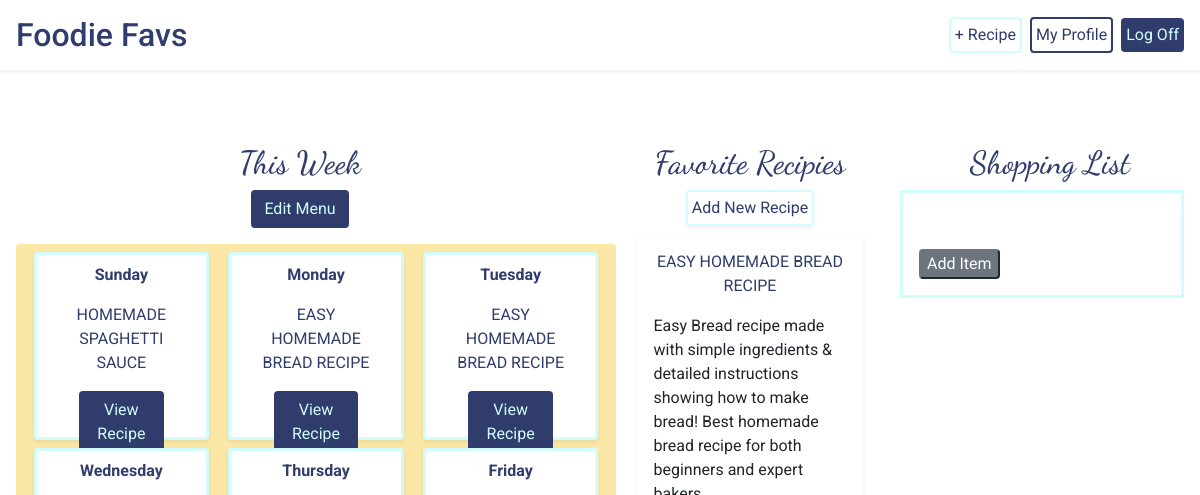
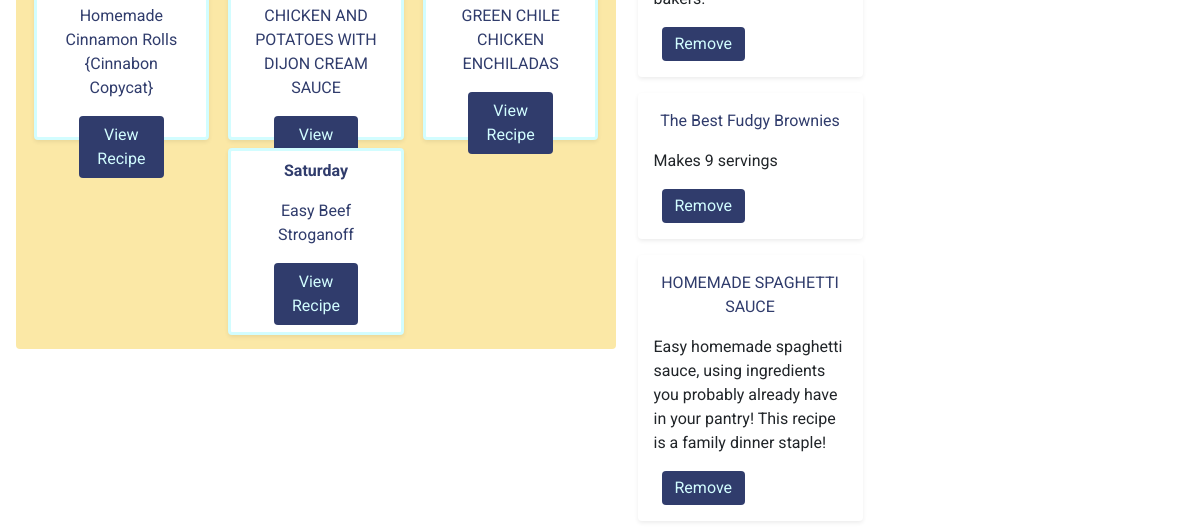
Page /home/1 (signed in) on the earlier database version (2 pictures, top to bottom).
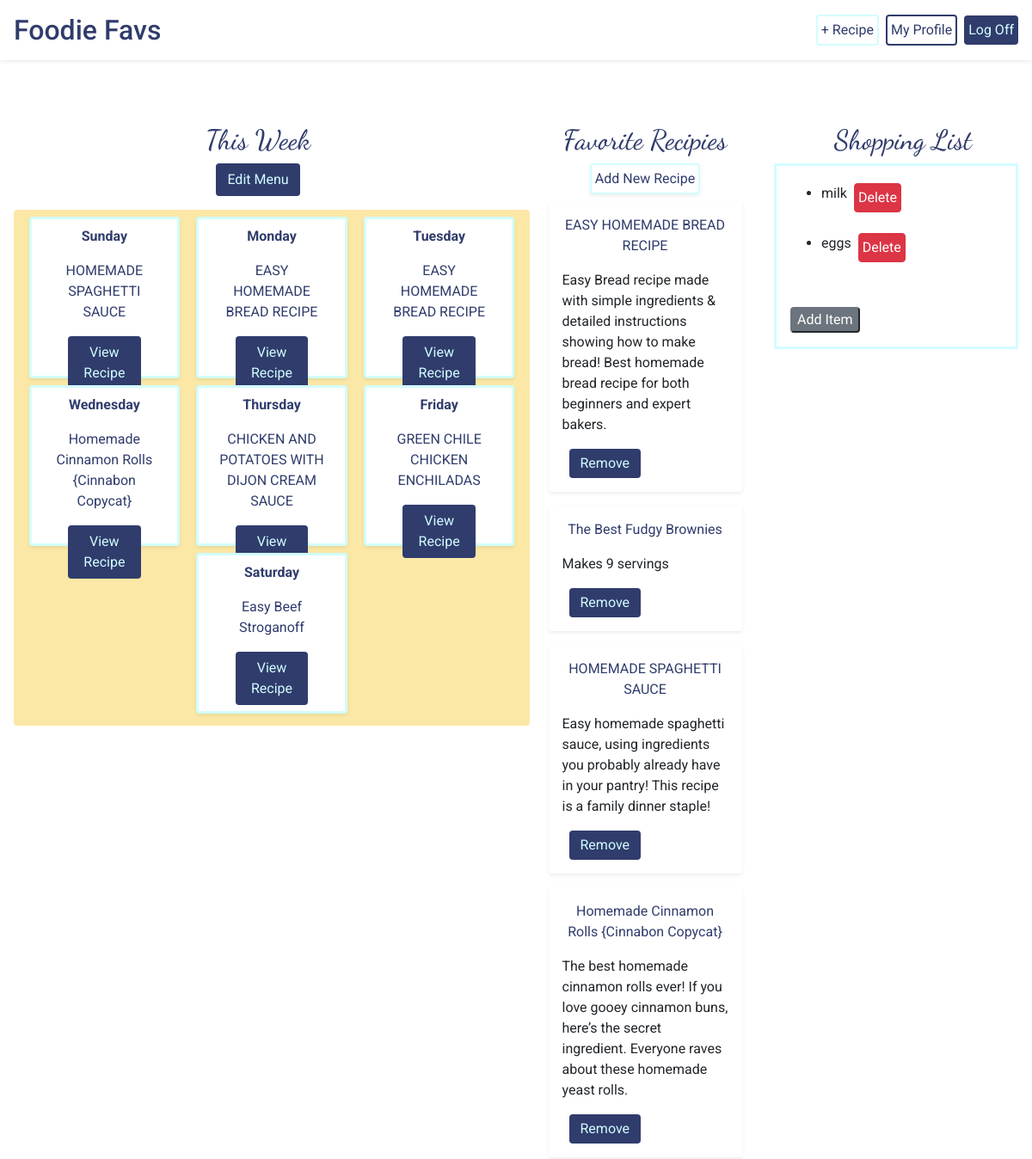
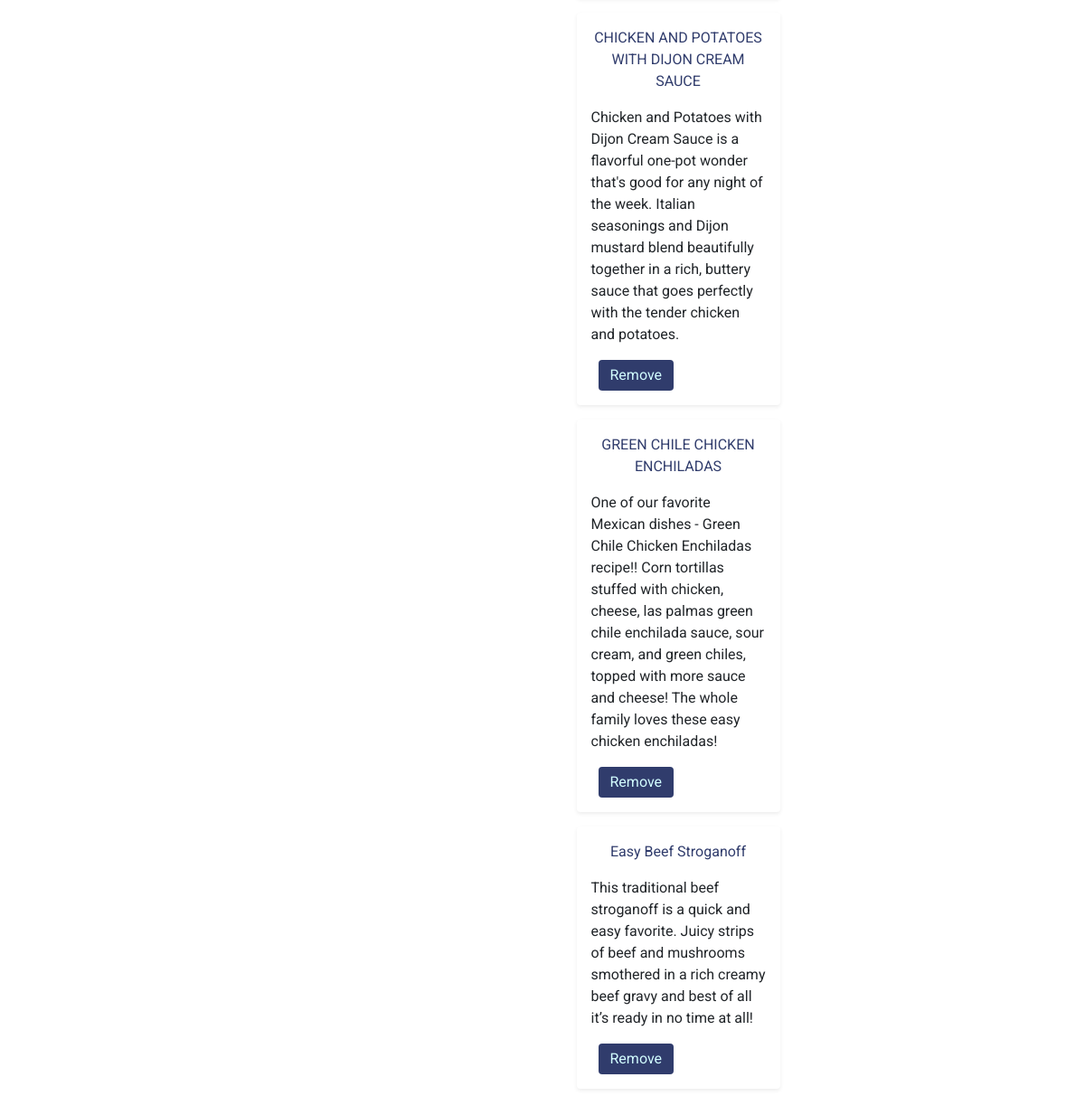
Same page on the later database version (2 pictures, top to bottom).
### foodie_app/models.py (models this page shows)
class Recipe(models.Model):
    name = models.CharField(max_length=255)
    desc = models.CharField(max_length=255, default="")
    ingredients = models.TextField(default="")
    steps = models.TextField(default="")
    creator = models.ForeignKey(User, related_name="users", on_delete=models.CASCADE, default=1)
    source = models.CharField(max_length=255, default="")
    users_who_favorite = models.ManyToManyField(User, related_name="favorite_recipes", default=0)
    created_at = models.DateTimeField(auto_now_add=True)
    updated_at = models.DateTimeField(auto_now=True)

class Shopping_List_Item(models.Model):
    item = models.CharField(max_length=255)
    user = models.ForeignKey(User, related_name="list_user", on_delete=models.CASCADE, default=1)
    created_at = models.DateTimeField(auto_now_add=True)
    updated_at = models.DateTimeField(auto_now=True)

### login/models.py (models this page shows)
class User(models.Model):
    first_name = models.CharField(max_length=255)
    last_name = models.CharField(max_length=255)
    email = models.EmailField()
    password = models.CharField(max_length=255)
    followers = models.ManyToManyField("self", blank=True)
    created_at = models.DateTimeField(auto_now_add=True)
    updated_at = models.DateTimeField(auto_now=True)
    objects = UserManager()

### foodie_app/views.py (the view)
# urls.py: path('<int:user_id>', views.user_profile),
def user_profile(request, user_id):
    if 'userid' in request.session:
        context = {
            "user": User.objects.get(id=request.session['userid']),
            "recipes": Recipe.objects.filter(creator=User.objects.get(id=request.session['userid'])),
            "menu": Menu.objects.get(id=1),
            "shopping_list": Shopping_List_Item.objects.all(),
        }
        shoping_list = Shopping_List_Item.objects.all()
        print(shoping_list)
        return render(request, 'user_profile.html', context)
    return redirect('/login')

### foodie_app/templates/user_profile.html (shortened to what the changed rows need)
<!DOCTYPE html>
<html lang="en">
<head>
    <link rel="stylesheet" href="https://stackpath.bootstrapcdn.com/bootstrap/4.5.2/css/bootstrap.min.css"
>
    {% load static %}
    <link rel="stylesheet" href="{% static 'css/style.css' %}">
</head>
<body id="body">
    <header id="header" class="bg-white d-flex p-3 align-items-center shadow-sm mt-0">
        <h2 class="pr-5 mb-0"><a href="/home" class="home">Foodie Favs</a></h2>
    </header>
    <div class="d-flex mt-5 pt-5">
        <div class="w-50">
            <div class="d-flex flex-column">
                <h2 class="heading">This Week</h2>
            </div>
        </div>
        <div class="w-25 d-flex flex-column align-items-center">
            <h2 class="heading ">Favorite Recipies</h2>
            {% for recipe in user.favorite_recipes.all %}
            <div class="recipe-card rounded shadow-sm w-75 p-3 m-2">
                <p class="text-center"><a id="recipe-text" href="/home/recipe_{{recipe.id}}">{{recipe.name}}</a></p>
                <p>{{recipe.desc}}</p>
                {% for favorite_user in recipe.users_who_favorite.all %}
                <form action="/home/{{user.id}}/remove_favorite_profile" method="POST">
                    <input class="btn favorite ml-2 pt-1 pb-1" type="submit" name="add_fav" value="Remove">
                </form>
                {% endfor %}
            </div>
            {% endfor %}
        </div>
        <div class="w-25">
            <h2 class="heading">Shopping List</h2>
            <div class="shopping-box mr-3">
                <div class="m-1 p-2 rounded" id="shopping-list">
                    <ul>
                        {% for item in shopping_list %}
                        <div class="d-flex alin-items-start mb-2">
                            <li class="pt-2">{{item.item}}</li>
                            {% if item.user.id == user.id %}
                            <form action="/home/{{user.id}}/delete_item" method="POST">
                                <input class="btn btn-danger p-1 m-2" type="submit" name="delete" value="Delete">
                            </form>
                            {% endif %}
                        </div>
                        {% endfor %}
                    </ul>
                </div>
            </div>
        </div>
    </div>
</body>
</html>

Differences in the rows shown:
now on this page (row edited): Recipe: name "Homemade Cinnamon Rolls {Cinnabon Copycat}", desc "The best homemade cinnamon rolls ever! If you love gooey cinnamon buns, here’s the secret ingredient. Everyone raves about these homemade yeast rolls."
now on this page (row edited): Recipe: name "CHICKEN AND POTATOES WITH DIJON CREAM SAUCE", desc "Chicken and Potatoes with Dijon Cream Sauce is a flavorful one-pot wonder that's good for any night of the week. Italian seasonings and Dijon mustard blend beautifully together in a rich, buttery sauce that goes perfectly with the tender chicken and potatoes."
now on this page (row edited): Recipe: name "GREEN CHILE CHICKEN ENCHILADAS", desc "One of our favorite Mexican dishes - Green Chile Chicken Enchiladas recipe!! Corn tortillas stuffed with chicken, cheese, las palmas green chile enchilada sauce, sour cream, and green chiles, topped with more sauce and cheese! The whole family loves these easy chicken enchiladas!"
now on this page (row edited): Recipe: name "Easy Beef Stroganoff", desc "This traditional beef stroganoff is a quick and easy favorite. Juicy strips of beef and mushrooms smothered in a rich creamy beef gravy and best of all it’s ready in no time at all!"
added Shopping_List_Item: item "milk"
added Shopping_List_Item: item "eggs"
